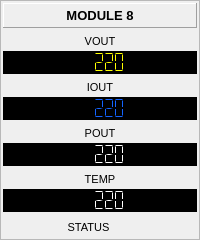
           <widget class="QFrame" name="frame_5">
            <property name="frameShape">
             <enum>QFrame::StyledPanel</enum>
            </property>
            <property name="frameShadow">
             <enum>QFrame::Raised</enum>
            </property>
            <layout class="QVBoxLayout" name="verticalLayout_32">
             <property name="spacing">
              <number>5</number>
             </property>
             <property name="leftMargin">
              <number>2</number>
             </property>
             <property name="topMargin">
              <number>2</number>
             </property>
             <property name="rightMargin">
              <number>2</number>
             </property>
             <property name="bottomMargin">
              <number>2</number>
             </property>
             <item>
              <widget class="QLabel" name="label_52">
               <property name="sizePolicy">
                <sizepolicy hsizetype="Preferred" vsizetype="Expanding">
                 <horstretch>0</horstretch>
                 <verstretch>0</verstretch>
                </sizepolicy>
               </property>
               <property name="minimumSize">
                <size>
                 <width>0</width>
                 <height>25</height>
                </size>
               </property>
               <property name="font">
                <font>
                 <pointsize>10</pointsize>
                 <weight>75</weight>
                 <bold>true</bold>
                </font>
               </property>
               <property name="frameShape">
                <enum>QFrame::Panel</enum>
               </property>
               <property name="frameShadow">
                <enum>QFrame::Raised</enum>
               </property>
               <property name="text">
                <string>MODULE 8</string>
               </property>
               <property name="alignment">
                <set>Qt::AlignCenter</set>
               </property>
              </widget>
             </item>
             <item>
              <layout class="QVBoxLayout" name="verticalLayout_33">
               <property name="spacing">
                <number>2</number>
               </property>
               <item>
                <widget class="QLabel" name="label_53">
                 <property name="sizePolicy">
                  <sizepolicy hsizetype="Preferred" vsizetype="Expanding">
                   <horstretch>0</horstretch>
                   <verstretch>0</verstretch>
                  </sizepolicy>
                 </property>
                 <property name="minimumSize">
                  <size>
                   <width>0</width>
                   <height>16</height>
                  </size>
                 </property>
                 <property name="font">
                  <font>
                   <pointsize>8</pointsize>
                  </font>
                 </property>
                 <property name="text">
                  <string>VOUT</string>
                 </property>
                 <property name="alignment">
                  <set>Qt::AlignCenter</set>
                 </property>
                </widget>
               </item>
               <item>
                <widget class="QLCDNumber" name="lcdAModule8Vout">
                 <property name="sizePolicy">
                  <sizepolicy hsizetype="Expanding" vsizetype="Expanding">
                   <horstretch>0</horstretch>
                   <verstretch>0</verstretch>
                  </sizepolicy>
                 </property>
                 <property name="minimumSize">
                  <size>
                   <width>0</width>
                   <height>22</height>
                  </size>
                 </property>
                 <property name="styleSheet">
                  <string notr="true">color: rgb(255, 255, 0);
background-color: rgb(0, 0, 0);</string>
                 </property>
                 <property name="frameShape">
                  <enum>QFrame::StyledPanel</enum>
                 </property>
                 <property name="smallDecimalPoint">
                  <bool>false</bool>
                 </property>
                 <property name="digitCount">
                  <number>5</number>
                 </property>
                 <property name="segmentStyle">
                  <enum>QLCDNumber::Flat</enum>
                 </property>
                 <property name="value" stdset="0">
                  <double>220.000000000000000</double>
                 </property>
                 <property name="intValue" stdset="0">
                  <number>220</number>
                 </property>
                </widget>
               </item>
              </layout>
             </item>
             <item>
              <layout class="QVBoxLayout" name="verticalLayout_34">
               <property name="spacing">
                <number>2</number>
               </property>
               <item>
                <widget class="QLabel" name="label_54">
                 <property name="sizePolicy">
                  <sizepolicy hsizetype="Preferred" vsizetype="Expanding">
                   <horstretch>0</horstretch>
                   <verstretch>0</verstretch>
                  </sizepolicy>
                 </property>
                 <property name="minimumSize">
                  <size>
                   <width>0</width>
                   <height>16</height>
                  </size>
                 </property>
                 <property name="font">
                  <font>
                   <pointsize>8</pointsize>
                  </font>
                 </property>
                 <property name="text">
                  <string>IOUT</string>
                 </property>
                 <property name="alignment">
                  <set>Qt::AlignCenter</set>
                 </property>
                </widget>
               </item>
               <item>
                <widget class="QLCDNumber" name="lcdAModule8Iout">
                 <property name="sizePolicy">
                  <sizepolicy hsizetype="Expanding" vsizetype="Expanding">
                   <horstretch>0</horstretch>
                   <verstretch>0</verstretch>
                  </sizepolicy>
                 </property>
                 <property name="minimumSize">
                  <size>
                   <width>0</width>
                   <height>22</height>
                  </size>
                 </property>
                 <property name="styleSheet">
                  <string notr="true">color: rgb(20, 100, 255);
background-color: rgb(0, 0, 0);</string>
                 </property>
                 <property name="frameShape">
                  <enum>QFrame::StyledPanel</enum>
                 </property>
                 <property name="smallDecimalPoint">
                  <bool>false</bool>
                 </property>
                 <property name="digitCount">
                  <number>5</number>
                 </property>
                 <property name="segmentStyle">
                  <enum>QLCDNumber::Flat</enum>
                 </property>
                 <property name="value" stdset="0">
                  <double>220.000000000000000</double>
                 </property>
                 <property name="intValue" stdset="0">
                  <number>220</number>
                 </property>
                </widget>
               </item>
              </layout>
             </item>
             <item>
              <layout class="QVBoxLayout" name="verticalLayout_35">
               <property name="spacing">
                <number>2</number>
               </property>
               <item>
                <widget class="QLabel" name="label_55">
                 <property name="sizePolicy">
                  <sizepolicy hsizetype="Preferred" vsizetype="Expanding">
                   <horstretch>0</horstretch>
                   <verstretch>0</verstretch>
                  </sizepolicy>
                 </property>
                 <property name="minimumSize">
                  <size>
                   <width>0</width>
                   <height>16</height>
                  </size>
                 </property>
                 <property name="font">
                  <font>
                   <pointsize>8</pointsize>
                  </font>
                 </property>
                 <property name="text">
                  <string>POUT</string>
                 </property>
                 <property name="alignment">
                  <set>Qt::AlignCenter</set>
                 </property>
                </widget>
               </item>
               <item>
                <widget class="QLCDNumber" name="lcdAModule8Pout">
                 <property name="sizePolicy">
                  <sizepolicy hsizetype="Expanding" vsizetype="Expanding">
                   <horstretch>0</horstretch>
                   <verstretch>0</verstretch>
                  </sizepolicy>
                 </property>
                 <property name="minimumSize">
                  <size>
                   <width>0</width>
                   <height>22</height>
                  </size>
                 </property>
                 <property name="styleSheet">
                  <string notr="true">color: rgb(255, 255, 255);
background-color: rgb(0, 0, 0);</string>
                 </property>
                 <property name="frameShape">
                  <enum>QFrame::StyledPanel</enum>
                 </property>
                 <property name="smallDecimalPoint">
                  <bool>false</bool>
                 </property>
                 <property name="digitCount">
                  <number>5</number>
                 </property>
                 <property name="segmentStyle">
                  <enum>QLCDNumber::Flat</enum>
                 </property>
                 <property name="value" stdset="0">
                  <double>220.000000000000000</double>
                 </property>
                 <property name="intValue" stdset="0">
                  <number>220</number>
                 </property>
                </widget>
               </item>
              </layout>
             </item>
             <item>
              <layout class="QVBoxLayout" name="verticalLayout_36">
               <property name="spacing">
                <number>2</number>
               </property>
               <item>
                <widget class="QLabel" name="label_56">
                 <property name="sizePolicy">
                  <sizepolicy hsizetype="Preferred" vsizetype="Expanding">
                   <horstretch>0</horstretch>
                   <verstretch>0</verstretch>
                  </sizepolicy>
                 </property>
                 <property name="minimumSize">
                  <size>
                   <width>0</width>
                   <height>16</height>
                  </size>
                 </property>
                 <property name="font">
                  <font>
                   <pointsize>8</pointsize>
                  </font>
                 </property>
                 <property name="text">
                  <string>TEMP</string>
                 </property>
                 <property name="alignment">
                  <set>Qt::AlignCenter</set>
                 </property>
                </widget>
               </item>
               <item>
                <widget class="QLCDNumber" name="lcdAModule8Temp">
                 <property name="sizePolicy">
                  <sizepolicy hsizetype="Expanding" vsizetype="Expanding">
                   <horstretch>0</horstretch>
                   <verstretch>0</verstretch>
                  </sizepolicy>
                 </property>
                 <property name="minimumSize">
                  <size>
                   <width>0</width>
                   <height>22</height>
                  </size>
                 </property>
                 <property name="styleSheet">
                  <string notr="true">color: rgb(255, 255, 255);
background-color: rgb(0, 0, 0);</string>
                 </property>
                 <property name="frameShape">
                  <enum>QFrame::StyledPanel</enum>
                 </property>
                 <property name="smallDecimalPoint">
                  <bool>false</bool>
                 </property>
                 <property name="digitCount">
                  <number>5</number>
                 </property>
                 <property name="segmentStyle">
                  <enum>QLCDNumber::Flat</enum>
                 </property>
                 <property name="value" stdset="0">
                  <double>220.000000000000000</double>
                 </property>
                 <property name="intValue" stdset="0">
                  <number>220</number>
                 </property>
                </widget>
               </item>
              </layout>
             </item>
             <item>
              <layout class="QHBoxLayout" name="horizontalLayout_10">
               <property name="spacing">
                <number>3</number>
               </property>
               <item>
                <widget class="QLabel" name="lblAModule8Status">
                 <property name="minimumSize">
                  <size>
                   <width>0</width>
                   <height>20</height>
                  </size>
                 </property>
                 <property name="maximumSize">
                  <size>
                   <width>16777215</width>
                   <height>20</height>
                  </size>
                 </property>
                 <property name="font">
                  <font>
                   <pointsize>8</pointsize>
                  </font>
                 </property>
                 <property name="text">
                  <string>STATUS</string>
                 </property>
                 <property name="alignment">
                  <set>Qt::AlignCenter</set>
                 </property>
                </widget>
               </item>
               <item>
                <widget class="QLabel" name="lblAModule8Sta">
                 <property name="minimumSize">
                  <size>
                   <width>20</width>
                   <height>20</height>
                  </size>
                 </property>
                 <property name="maximumSize">
                  <size>
                   <width>20</width>
                   <height>20</height>
                  </size>
                 </property>
                 <property name="font">
                  <font>
                   <pointsize>8</pointsize>
                  </font>
                 </property>
                 <property name="text">
                  <string/>
                 </property>
                 <property name="alignment">
                  <set>Qt::AlignCenter</set>
                 </property>
                </widget>
               </item>
              </layout>
             </item>
            </layout>
           </widget>
